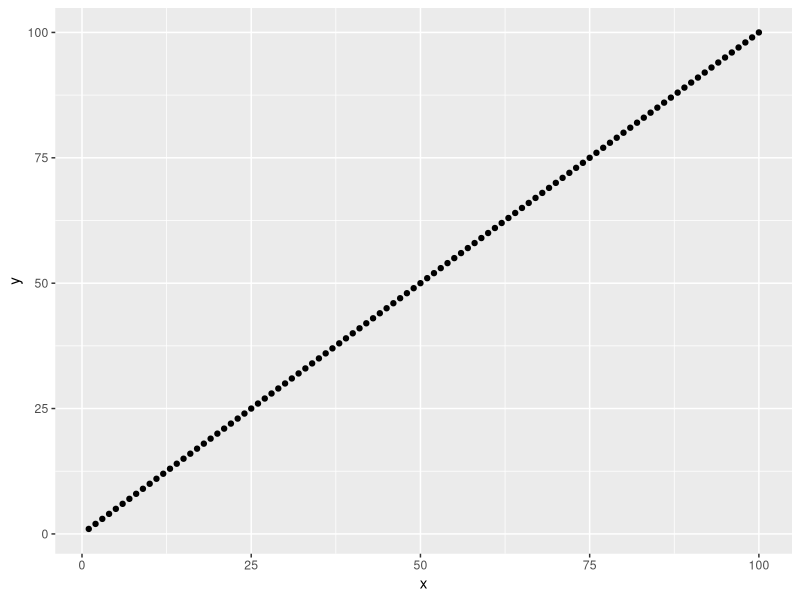

Recreate this plot in R.
## ---- chunk 1
suppressPackageStartupMessages(library(ggplot2))
x <- 1:100
y <- 1:100
qplot(x, y)
